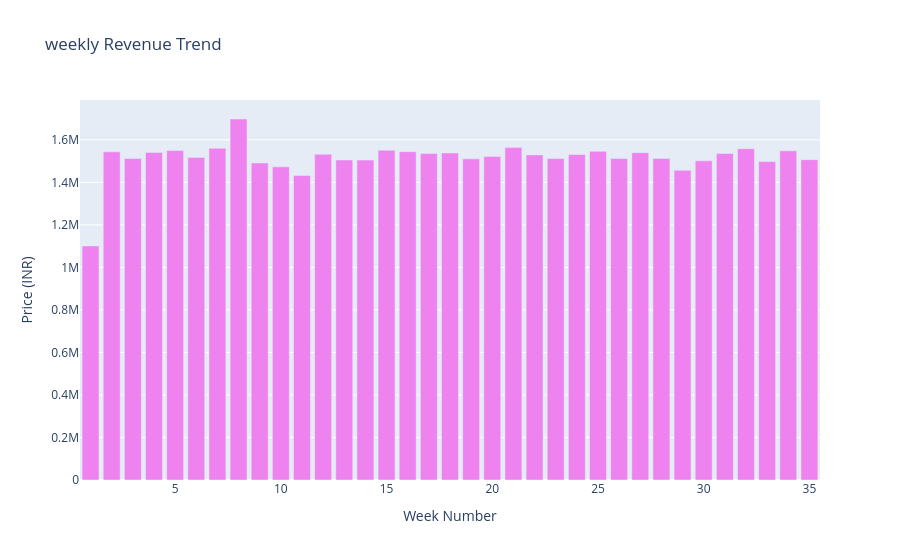

The code cell stored with this chart in its notebook:
### Code cell
df["Week Number"] = pd.to_datetime(df["Order Date"]).dt.isocalendar().week

weekly_revenue = (
    df.groupby("Week Number")["Price (INR)"]
        .sum()
        .reset_index()
)

fig = px.bar(
    weekly_revenue,
    x="Week Number",
    y="Price (INR)",
    title="weekly Revenue Trend",
    color_discrete_sequence=["violet"]
)

fig.show()

### Figure 1 — Plotly figure (JSON) as saved in the notebook; plotly's stock layout.template omitted (floating-point values rounded to 4 significant figures)
{"data": [{"hovertemplate": "Week Number=%{x}<br>Price (INR)=%{y}<extra></extra>", "legendgroup": "", "marker": {"color": "violet", "pattern": {"shape": ""}}, "name": "", "orientation": "v", "showlegend": false, "textposition": "auto", "type": "bar", "x": [1, 2, 3, 4, 5, 6, 7, 8, 9, 10, 11, 12, 13, 14, 15, 16, 17, 18, 19, 20, 21, 22, 23, 24, 25, 26, 27, 28, 29, 30, 31, 32, 33, 34, 35], "xaxis": "x", "y": [1101000.0, 1543000.0, 1512000.0, 1540000.0, 1550000.0, 1517000.0, 1560000.0, 1698000.0, 1491000.0, 1473000.0, 1433000.0, 1532000.0, 1505000.0, 1505000.0, 1551000.0, 1544000.0, 1535000.0, 1538000.0, 1511000.0, 1522000.0, 1563000.0, 1529000.0, 1512000.0, 1531000.0, 1546000.0, 1512000.0, 1539000.0, 1513000.0, 1457000.0, 1501000.0, 1536000.0, 1558000.0, 1498000.0, 1548000.0, 1507000.0], "yaxis": "y"}], "layout": {"barmode": "relative", "legend": {"tracegroupgap": 0}, "title": {"text": "weekly Revenue Trend"}, "xaxis": {"anchor": "y", "domain": [0, 1], "title": {"text": "Week Number"}}, "yaxis": {"anchor": "x", "domain": [0, 1], "title": {"text": "Price (INR)"}}}}
